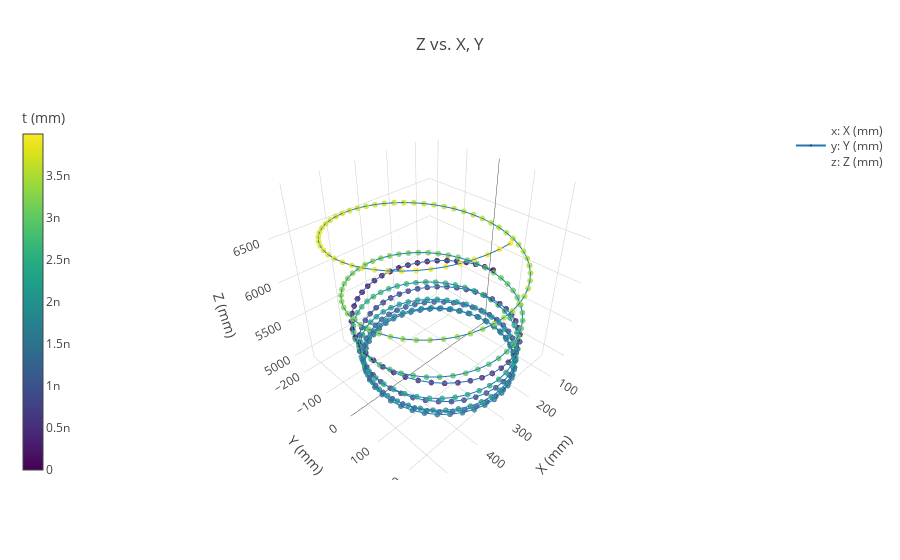

The code cell stored with this chart in its notebook:
### Code cell
df1 = x_ck_8#x_i
#df1 = x_m
#df2 = x_m
#df2 = df1_22
fig = scatter3d(df1.X,df1.Y,df1.Z,scale_list=[df1.t],mode_list=['markers+lines'],units_list=[('mm','mm','mm')],inline=True)
#fig = scatter3d(df2.X,df2.Y,df2.Z,scale_list=[df2.t],mode_list=['markers+lines'],units_list=[('mm','mm','mm')],inline=True)
#fig = scatter3d([df1.X,df2.X],[df1.Y,df2.Y],[df1.Z,df2.Z],scale_list=[df1.t,df2.t],mode_list=2*['markers+lines'],
          #units_list=2*[('mm','mm','mm')],colors_list=['Viridis','Hot'],inline=True)

### Figure 1 — Plotly figure (JSON) as saved in the notebook; plotly's stock layout.template omitted (floating-point values rounded to 4 significant figures; data arrays with more than 128 entries replaced by an {"elided": "..."} marker saying what was removed)
{"data": [{"marker": {"cauto": false, "cmax": 3.991e-09, "cmin": 0, "color": {"elided": "400 float values"}, "colorbar": {"thickness": 20, "title": "t (mm)", "x": -0.1, "y": 0.5}, "colorscale": "Viridis", "opacity": 0.8, "reversescale": false, "showscale": true, "size": 2}, "mode": "markers+lines", "name": "<br>x: X (mm)<br>y: Y (mm)<br>z: Z (mm)<br>", "type": "scatter3d", "uid": "6f8aeec8-9fd5-4dec-a9b3-d6a34797e365", "x": {"elided": "400 float values"}, "y": {"elided": "400 float values"}, "z": {"elided": "400 float values"}}], "layout": {"scene": {"xaxis": {"title": "X (mm)"}, "yaxis": {"title": "Y (mm)"}, "zaxis": {"title": "Z (mm)"}}, "showlegend": true, "title": "Z vs. X, Y"}}
